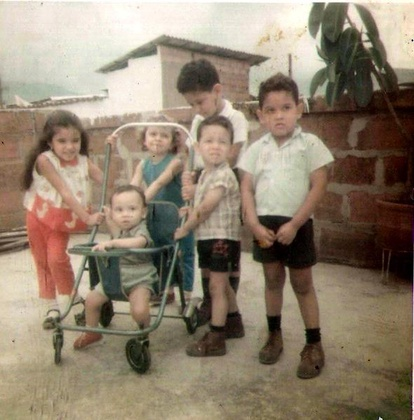
%> input picture matlab/March/hijos.jpg, 414 x 420 px, shrunk from 590 x 598 before the run
$ octave bisect.m   (GNU Octave 9; MATLAB toolbox functions it lacks are replaced by stand-ins)
%> lines starting %> are read from the running program, lines starting %| are printed output that depends on the picture
%Para leer imagen
image = imread('/Users/anasosa/Sites/numerical-methods/matlab/March/hijos.jpg');
%> image is the input picture: size 420x414x3 uint8; mean R, G, B 144.4, 129.7, 110.9

%captura de la matriz 1
red_matrix = image(:,:,1);
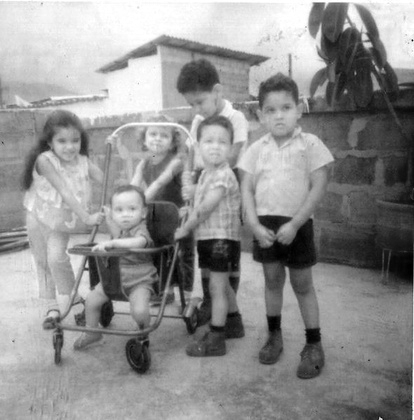
%> red_matrix: size 420x414 uint8; min 0, max 255, mean 144.4

%numero maximo
numero_maximo = double(max(max(red_matrix)));
%> numero_maximo = 255
%numero minimo
numero_minimo = double(min(min(red_matrix)));
%> numero_minimo = 0

%valores iniciales del intervalo
a=0;
b=1;
function_a = ((numero_maximo-numero_minimo)*a) - 1;
%> function_a = -1
function_b = ((numero_maximo-numero_minimo)*b) - 1;
%> function_b = 254
substract = numero_maximo-numero_minimo;
%> substract = 255

% Biseccion
max_value = 100;
i = 1;

while (i < 50 || max_value ~= 0)
  new_x = (a+b)*0.5;
  fxn = (substract*new_x) - 1;
  i = i + 1;
  if sign(fxn) == sign(function_a)
     a = new_x;
  end
  if sign(fxn) == sign(function_b)
      b = new_x;
  end
  if fxn < 1 && fxn > 0
      max_value = 0;
  end
end
%> this loop made 49 passes
%> fxn on passes 1 to 12: 126.5, 62.75, 30.88, 14.94, 6.97, 2.98, 0.992, -0.00391, 0.494, 0.245, 0.121, 0.0583
%> after the loop, a = 0.00392; b = 0.00392; i = 50; max_value = 0


sprintf('Nuevo x: %d', new_x);
%%aplicacion del valor obtenido por el metodo de la bisecci�n


[m,n] = size(red_matrix);
%> m = 420; n = 414

for i = 1:m
  for j = 1:n
    alfa = 255*new_x;
    beta = (red_matrix(i,j) - numero_minimo);
    f_nueva(i,j) = alfa*beta;
  end
end

imshow(f_nueva);
